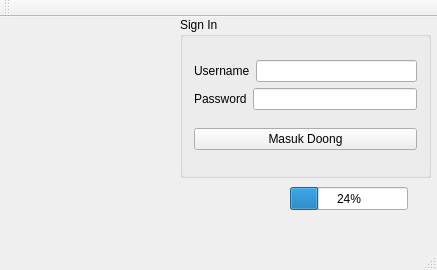
<?xml version="1.0" encoding="UTF-8"?>
<ui version="4.0">
 <class>MainWindow</class>
 <widget class="QMainWindow" name="MainWindow">
  <property name="geometry">
   <rect>
    <x>0</x>
    <y>0</y>
    <width>437</width>
    <height>270</height>
   </rect>
  </property>
  <property name="windowTitle">
   <string>MainWindow</string>
  </property>
  <widget class="QWidget" name="centralWidget">
   <widget class="QGroupBox" name="groupBox">
    <property name="geometry">
     <rect>
      <x>180</x>
      <y>0</y>
      <width>251</width>
      <height>161</height>
     </rect>
    </property>
    <property name="title">
     <string>Sign In</string>
    </property>
    <layout class="QVBoxLayout" name="verticalLayout_2">
     <item>
      <layout class="QVBoxLayout" name="verticalLayout">
       <item>
        <layout class="QHBoxLayout" name="horizontalLayout">
         <item>
          <widget class="QLabel" name="label">
           <property name="text">
            <string>Username</string>
           </property>
          </widget>
         </item>
         <item>
          <widget class="QLineEdit" name="lineEdit_username"/>
         </item>
        </layout>
       </item>
       <item>
        <layout class="QHBoxLayout" name="horizontalLayout_2">
         <item>
          <widget class="QLabel" name="label_2">
           <property name="text">
            <string>Password</string>
           </property>
          </widget>
         </item>
         <item>
          <widget class="QLineEdit" name="lineEdit_password"/>
         </item>
        </layout>
       </item>
      </layout>
     </item>
     <item>
      <widget class="QPushButton" name="pushButton_Login">
       <property name="text">
        <string>Masuk Doong</string>
       </property>
      </widget>
     </item>
    </layout>
   </widget>
   <widget class="QLabel" name="label_pic">
    <property name="geometry">
     <rect>
      <x>10</x>
      <y>20</y>
      <width>131</width>
      <height>151</height>
     </rect>
    </property>
    <property name="text">
     <string/>
    </property>
   </widget>
   <widget class="QLabel" name="label_3">
    <property name="geometry">
     <rect>
      <x>200</x>
      <y>170</y>
      <width>81</width>
      <height>20</height>
     </rect>
    </property>
    <property name="text">
     <string/>
    </property>
   </widget>
   <widget class="QProgressBar" name="progressBar">
    <property name="geometry">
     <rect>
      <x>290</x>
      <y>170</y>
      <width>118</width>
      <height>23</height>
     </rect>
    </property>
    <property name="value">
     <number>24</number>
    </property>
   </widget>
  </widget>
  <widget class="QMenuBar" name="menuBar">
   <property name="geometry">
    <rect>
     <x>0</x>
     <y>0</y>
     <width>437</width>
     <height>25</height>
    </rect>
   </property>
  </widget>
  <widget class="QToolBar" name="mainToolBar">
   <attribute name="toolBarArea">
    <enum>TopToolBarArea</enum>
   </attribute>
   <attribute name="toolBarBreak">
    <bool>false</bool>
   </attribute>
  </widget>
  <widget class="QStatusBar" name="statusBar"/>
 </widget>
 <layoutdefault spacing="6" margin="11"/>
 <resources/>
 <connections/>
</ui>
